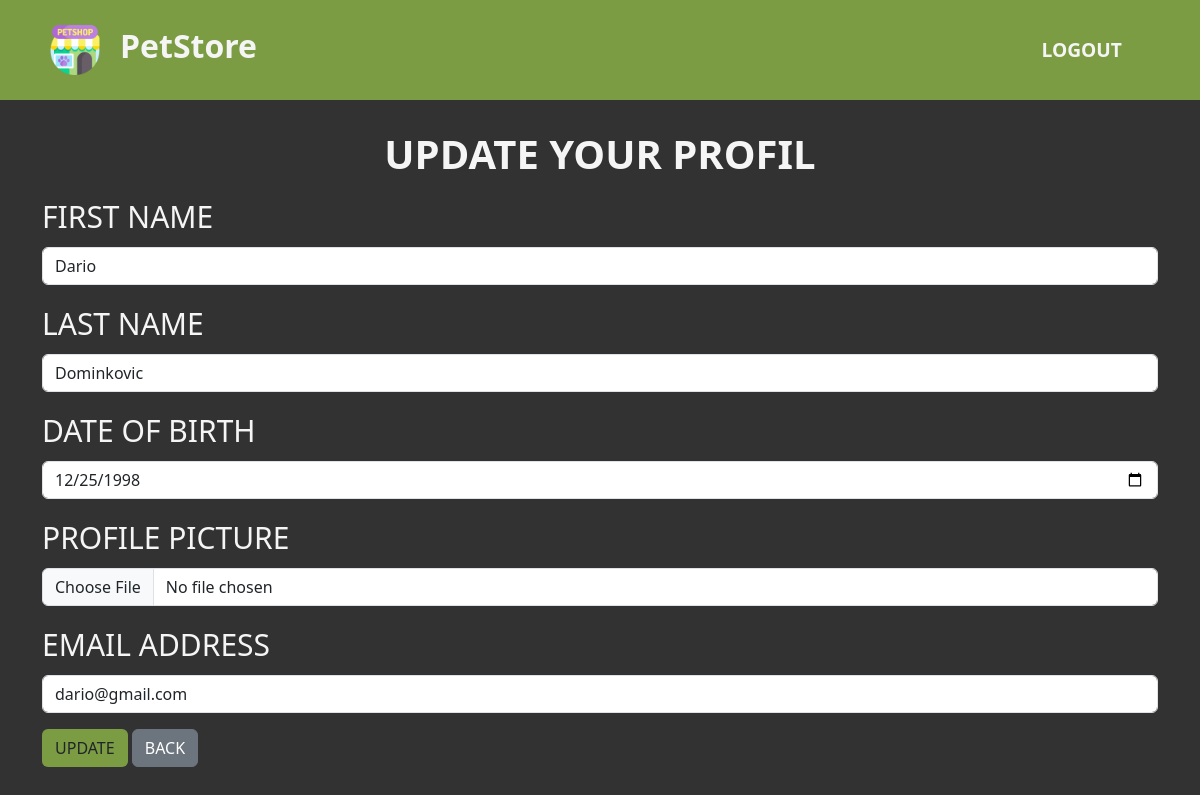
The app's page /Codereview-5/update.php?id=1 with its own data.
### tables this page shows
CREATE TABLE `users` (
  `id` int(11) NOT NULL,
  `first_name` varchar(50) DEFAULT NULL,
  `last_name` varchar(255) DEFAULT NULL,
  `password` varchar(255) DEFAULT NULL,
  `date_of_birth` date DEFAULT NULL,
  `email` varchar(255) DEFAULT NULL,
  `picture` varchar(255) DEFAULT NULL,
  `status` enum('user','adm') NOT NULL
);

### Codereview-5/update.php (the view, shortened to what this page needs)
<?php
require_once "db_connect.php";
$id = $_GET["id"];
$sql = "SELECT * FROM users WHERE id = $id";
$result = mysqli_query($connect, $sql);
$row = mysqli_fetch_assoc($result);
$backBtn = "home.php";
?>
<!doctype html>
<html lang="en">
<head>
    <link href="https://cdn.jsdelivr.net/npm/bootstrap@5.3.0/dist/css/bootstrap.min.css" rel="stylesheet">
</head>
<body>
    <nav class="navbar navbar-expand-lg ">
        <img class="logo" src="pictures/pet-shop.png" alt="Logo">
        <h2 class="me-auto">PetStore</h2>
        <ul class="navbar-nav ms-auto mb-2 mb-lg-0">
            <li class="nav-item">
                <a class="nav-link" href="logout.php?logout">LOGOUT</a>
            </li>
        </ul>
    </nav>
    <h1 class="text-center">UPDATE YOUR PROFIL</h1>
    <div class="container">
        <form method="post" autocomplete="off" enctype="multipart/form-data">
            <div class="mb-3 mt-3">
                <label for="fname" class="form-label">First name</label>
                <input type="text" class="form-control" id="fname" name="fname" placeholder="First name" value="<?= $row["first_name"] ?>">
            </div>
            <div class="mb-3">
                <label for="lname" class="form-label">Last name</label>
                <input type="text" class="form-control" id="lname" name="lname" placeholder="Last name" value="<?= $row["last_name"] ?>">
            </div>
            <div class="mb-3">
                <label for="date" class="form-label">Date of birth</label>
                <input type="date" class="form-control" id="date" name="date_of_birth" value="<?= $row["date_of_birth"] ?>">
            </div>
            <div class="mb-3">
                <label for="picture" class="form-label">Profile picture</label>
                <input type="file" class="form-control" id="picture" name="picture">
            </div>
            <div class="mb-3">
                <label for="email" class="form-label">Email address</label>
                <input type="email" class="form-control" id="email" name="email" placeholder="Email address" value="<?= $row["email"] ?>">
            </div>
            <button name="update" type="submit" class="update-btn btn ">UPDATE</button>
            <a href="<?= $backBtn ?>" class="btn btn-secondary">BACK</a>
        </form>
    </div>
</body>
</html>

### Codereview-5/update.php (style rules this page uses)
body { background-color: #333232; }
h1 { padding-top: 30px; color: #f5f5f5; font-weight: 700; }
label { font-size: 30px; color: #f5f5f5; text-transform: uppercase }
h2 { color: #f5f5f5; font-weight: 700; }
.navbar { height: 100px; background-color: #7b9c43; padding: 20px 50px; }
.navbar .logo { width: 50px; }
.navbar h2 { padding-left: 20px; }
.navbar .nav-item { padding-right: 20px; }
.navbar .nav-link { color: #f5f5f5; font-size: larger; font-weight: 700; }
.update-btn { background-color: #7b9c43; }

### records on screen
users: fname "Dario", lname "Dominkovic", date_of_birth "12/25/1998", email "dario@gmail.com"
